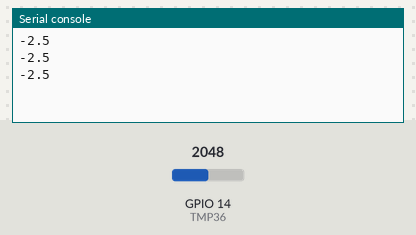
Bench run of a program on a simulated ESP32 board running MicroPython. On the bench: the last lines printed to the serial console. The inputs (shaded band) are chosen by the test bench; at power-on: GPIO 14 (TMP36) = 2048 (analog values on the 0–4095 scale).

Above: at 1.2 s.
1.3 s: GPIO 14 (TMP36) set to 2866
At 1.9 s:
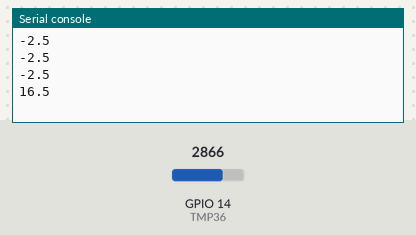
2.8 s: GPIO 14 (TMP36) set to 3603
At 3.4 s:
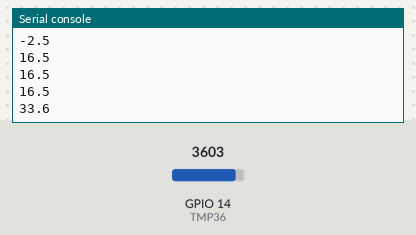
Timing chart, 0 to 5.8 s (numbered marks = the images above; inputs shaded):
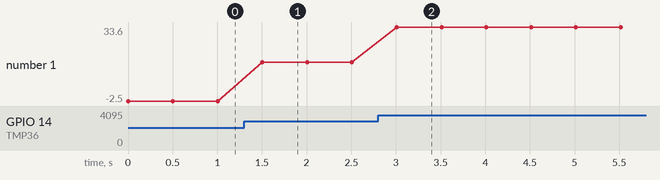

The program:

9_3_ESP32_Arduino_temperatura_media.py
```python
"""
MICROPYTHON EN PROYECTOS
Beatriz Padín / Adriana Dapena
Capítulo 9: Cambio climático
---------------------------------------
Se lee la temperatura medida por el sensor TMP36
con el ESP32 o el Arduino Nano ESP32.
Para suavizar las medidas se calcula la media de 20 valores.
"""

from machine import Pin, ADC
from time import sleep_ms

# Sensor de temperatura TMP36 conectado al GPIO14
TMP36 = ADC(Pin(14))

def voltaje_medio():
    i = 1
    suma = 0
    num = 20
    while i <= num:
        voltaje = TMP36.read_uv()/1000000
        suma += voltaje
        i += 1
    media = suma/num
    return media

while True:
    temperatura = (voltaje_medio() - 0.5)*100
    print(round(temperatura, 1))
    sleep_ms(500)
```

Measured:
- after the input at 1.3 s, the serial console: prints a new line after 0.21 s (image 1)
- after the input at 2.8 s, the serial console: prints a new line after 0.21 s (image 2)
- plotted number 1: -2.5 → 16.5 after the input at 1.3 s, 16.5 → 33.6 after the input at 2.8 s
